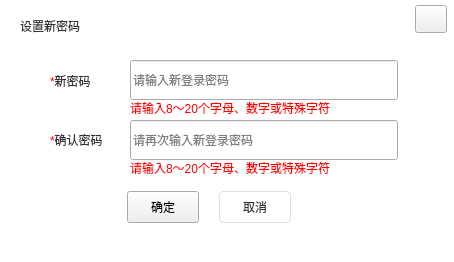
<?xml version="1.0" encoding="UTF-8"?>
<ui version="4.0">
 <class>SetPwdWidget</class>
 <widget class="QWidget" name="SetPwdWidget">
  <property name="geometry">
   <rect>
    <x>0</x>
    <y>0</y>
    <width>454</width>
    <height>262</height>
   </rect>
  </property>
  <property name="sizePolicy">
   <sizepolicy hsizetype="Fixed" vsizetype="Fixed">
    <horstretch>0</horstretch>
    <verstretch>0</verstretch>
   </sizepolicy>
  </property>
  <property name="minimumSize">
   <size>
    <width>454</width>
    <height>262</height>
   </size>
  </property>
  <property name="maximumSize">
   <size>
    <width>454</width>
    <height>262</height>
   </size>
  </property>
  <property name="windowTitle">
   <string>SetPwdWidget</string>
  </property>
  <property name="styleSheet">
   <string notr="true">QWidget#SetPwdWidget{background-color: rgb(255, 255, 255);border-radius:8px;}</string>
  </property>
  <widget class="QLabel" name="label">
   <property name="geometry">
    <rect>
     <x>20</x>
     <y>19</y>
     <width>91</width>
     <height>14</height>
    </rect>
   </property>
   <property name="sizePolicy">
    <sizepolicy hsizetype="Preferred" vsizetype="Fixed">
     <horstretch>0</horstretch>
     <verstretch>0</verstretch>
    </sizepolicy>
   </property>
   <property name="minimumSize">
    <size>
     <width>56</width>
     <height>14</height>
    </size>
   </property>
   <property name="maximumSize">
    <size>
     <width>100</width>
     <height>14</height>
    </size>
   </property>
   <property name="styleSheet">
    <string notr="true">font: 14px &quot;微软雅黑&quot;;
color:#333333;
border-bottom:0px;</string>
   </property>
   <property name="text">
    <string>设置新密码</string>
   </property>
  </widget>
  <widget class="QPushButton" name="closeButton">
   <property name="geometry">
    <rect>
     <x>415</x>
     <y>5</y>
     <width>32</width>
     <height>28</height>
    </rect>
   </property>
   <property name="sizePolicy">
    <sizepolicy hsizetype="Fixed" vsizetype="Fixed">
     <horstretch>0</horstretch>
     <verstretch>0</verstretch>
    </sizepolicy>
   </property>
   <property name="minimumSize">
    <size>
     <width>32</width>
     <height>28</height>
    </size>
   </property>
   <property name="maximumSize">
    <size>
     <width>32</width>
     <height>28</height>
    </size>
   </property>
   <property name="styleSheet">
    <string notr="true">QPushButton{border-image: url(:/EntCenterWidget/image/close.png);}
QPushButton:hover,pressed{border-image: url(:/EntCenterWidget/image/close_sel.png);};</string>
   </property>
   <property name="text">
    <string/>
   </property>
  </widget>
  <widget class="QLineEdit" name="lineEditNewPwd">
   <property name="geometry">
    <rect>
     <x>130</x>
     <y>60</y>
     <width>268</width>
     <height>40</height>
    </rect>
   </property>
   <property name="sizePolicy">
    <sizepolicy hsizetype="Fixed" vsizetype="Fixed">
     <horstretch>0</horstretch>
     <verstretch>0</verstretch>
    </sizepolicy>
   </property>
   <property name="minimumSize">
    <size>
     <width>268</width>
     <height>40</height>
    </size>
   </property>
   <property name="maximumSize">
    <size>
     <width>268</width>
     <height>40</height>
    </size>
   </property>
   <property name="styleSheet">
    <string notr="true">QLineEdit{border-radius:4px;color:rgba(51,51,51,1);border:1px solid rgb(222,222,222);font:14px 'Microsoft Yahei';padding-left:10px;}
QLineEdit:laceholder{color:rgba(51,51,51,1);}QLineEdit:focus{border:1px solid rgba(30,140,238,1);}
QLineEdit:disabled{background-color: rgb(247,248, 250);};</string>
   </property>
   <property name="text">
    <string/>
   </property>
   <property name="placeholderText">
    <string>请输入新登录密码</string>
   </property>
  </widget>
  <widget class="QPushButton" name="okButton">
   <property name="geometry">
    <rect>
     <x>127</x>
     <y>191</y>
     <width>72</width>
     <height>32</height>
    </rect>
   </property>
   <property name="sizePolicy">
    <sizepolicy hsizetype="Fixed" vsizetype="Fixed">
     <horstretch>0</horstretch>
     <verstretch>0</verstretch>
    </sizepolicy>
   </property>
   <property name="minimumSize">
    <size>
     <width>72</width>
     <height>32</height>
    </size>
   </property>
   <property name="maximumSize">
    <size>
     <width>72</width>
     <height>32</height>
    </size>
   </property>
   <property name="styleSheet">
    <string notr="true">QPushButton{background-color:qlineargradient(spread:pad, x1:0, y1:0, x2:1, y2:0, stop:0 rgba(2, 164, 253, 1), stop:1 rgba(31, 139, 237, 1));border-radius:4px;font: 14px &quot;微软雅黑&quot;;color:rgba(255, 255, 255, 1);}
			QPushButton:hover,pressed{ background-color: qlineargradient(spread:pad, x1:0, y1:0, x2:0, y2:1, stop:0 rgba(40, 178, 253, 1),stop:1 rgba(64, 156, 240, 1));
		  border-radius:4px;font: 14px &quot;微软雅黑&quot;;color:rgba(255, 255, 255, 1);}
QPushButton:disabled{ background-color:rgba(200,200,200,1);border-radius:4px;};</string>
   </property>
   <property name="text">
    <string>确定</string>
   </property>
  </widget>
  <widget class="QLineEdit" name="lineEditComfirmPwd">
   <property name="geometry">
    <rect>
     <x>130</x>
     <y>120</y>
     <width>268</width>
     <height>40</height>
    </rect>
   </property>
   <property name="sizePolicy">
    <sizepolicy hsizetype="Fixed" vsizetype="Fixed">
     <horstretch>0</horstretch>
     <verstretch>0</verstretch>
    </sizepolicy>
   </property>
   <property name="minimumSize">
    <size>
     <width>268</width>
     <height>40</height>
    </size>
   </property>
   <property name="maximumSize">
    <size>
     <width>268</width>
     <height>40</height>
    </size>
   </property>
   <property name="styleSheet">
    <string notr="true">QLineEdit{border-radius:4px;color:rgba(51,51,51,1);border:1px solid rgb(222,222,222);font:14px 'Microsoft Yahei';padding-left:10px;}
QLineEdit:laceholder{color:rgba(51,51,51,1);}QLineEdit:focus{border:1px solid rgba(30,140,238,1);}
QLineEdit:disabled{background-color: rgb(247,248, 250);};</string>
   </property>
   <property name="text">
    <string/>
   </property>
   <property name="placeholderText">
    <string>请再次输入新登录密码</string>
   </property>
  </widget>
  <widget class="QPushButton" name="cancelButton">
   <property name="geometry">
    <rect>
     <x>219</x>
     <y>191</y>
     <width>72</width>
     <height>32</height>
    </rect>
   </property>
   <property name="sizePolicy">
    <sizepolicy hsizetype="Fixed" vsizetype="Fixed">
     <horstretch>0</horstretch>
     <verstretch>0</verstretch>
    </sizepolicy>
   </property>
   <property name="minimumSize">
    <size>
     <width>72</width>
     <height>32</height>
    </size>
   </property>
   <property name="maximumSize">
    <size>
     <width>72</width>
     <height>32</height>
    </size>
   </property>
   <property name="styleSheet">
    <string notr="true">QPushButton{background-color:#FFFFFF;border-radius:4px;font:14px &quot;微软雅黑&quot;;color:#333333;border:1px solid #DEDEDE;}
QPushButton:hover,pressed{background-color:#F4F4F4;border-radius:4px;font:14px &quot;微软雅黑&quot;;color:#333333;}</string>
   </property>
   <property name="text">
    <string>取消</string>
   </property>
  </widget>
  <widget class="QLabel" name="label_4">
   <property name="geometry">
    <rect>
     <x>50</x>
     <y>125</y>
     <width>71</width>
     <height>30</height>
    </rect>
   </property>
   <property name="sizePolicy">
    <sizepolicy hsizetype="Preferred" vsizetype="Fixed">
     <horstretch>0</horstretch>
     <verstretch>0</verstretch>
    </sizepolicy>
   </property>
   <property name="minimumSize">
    <size>
     <width>56</width>
     <height>30</height>
    </size>
   </property>
   <property name="maximumSize">
    <size>
     <width>100</width>
     <height>30</height>
    </size>
   </property>
   <property name="styleSheet">
    <string notr="true">font: 14px &quot;微软雅黑&quot;;
color:#333333;
border-bottom:0px;</string>
   </property>
   <property name="text">
    <string>&lt;font color = red&gt;*&lt;/font&gt;&lt;font color =#333333&gt;确认密码&lt;/font&gt;</string>
   </property>
  </widget>
  <widget class="QLabel" name="label_3">
   <property name="geometry">
    <rect>
     <x>50</x>
     <y>66</y>
     <width>56</width>
     <height>30</height>
    </rect>
   </property>
   <property name="sizePolicy">
    <sizepolicy hsizetype="Preferred" vsizetype="Fixed">
     <horstretch>0</horstretch>
     <verstretch>0</verstretch>
    </sizepolicy>
   </property>
   <property name="minimumSize">
    <size>
     <width>56</width>
     <height>30</height>
    </size>
   </property>
   <property name="maximumSize">
    <size>
     <width>100</width>
     <height>30</height>
    </size>
   </property>
   <property name="styleSheet">
    <string notr="true">font: 14px &quot;微软雅黑&quot;;
color:#333333;
border-bottom:0px;</string>
   </property>
   <property name="text">
    <string>&lt;font color = red&gt;*&lt;/font&gt;&lt;font color =#333333&gt;新密码&lt;/font&gt;</string>
   </property>
  </widget>
  <widget class="QLabel" name="label_9">
   <property name="geometry">
    <rect>
     <x>130</x>
     <y>100</y>
     <width>211</width>
     <height>15</height>
    </rect>
   </property>
   <property name="sizePolicy">
    <sizepolicy hsizetype="Preferred" vsizetype="Fixed">
     <horstretch>0</horstretch>
     <verstretch>0</verstretch>
    </sizepolicy>
   </property>
   <property name="minimumSize">
    <size>
     <width>0</width>
     <height>15</height>
    </size>
   </property>
   <property name="maximumSize">
    <size>
     <width>16777215</width>
     <height>15</height>
    </size>
   </property>
   <property name="styleSheet">
    <string notr="true">font: 12px &quot;微软雅黑&quot;;
color: #ff0000;
border-bottom:0px;</string>
   </property>
   <property name="text">
    <string>请输入8～20个字母、数字或特殊字符</string>
   </property>
  </widget>
  <widget class="QLabel" name="label_10">
   <property name="geometry">
    <rect>
     <x>130</x>
     <y>160</y>
     <width>211</width>
     <height>15</height>
    </rect>
   </property>
   <property name="sizePolicy">
    <sizepolicy hsizetype="Preferred" vsizetype="Fixed">
     <horstretch>0</horstretch>
     <verstretch>0</verstretch>
    </sizepolicy>
   </property>
   <property name="minimumSize">
    <size>
     <width>0</width>
     <height>15</height>
    </size>
   </property>
   <property name="maximumSize">
    <size>
     <width>16777215</width>
     <height>15</height>
    </size>
   </property>
   <property name="styleSheet">
    <string notr="true">font: 12px &quot;微软雅黑&quot;;
color: #ff0000;
border-bottom:0px;</string>
   </property>
   <property name="text">
    <string>请输入8～20个字母、数字或特殊字符</string>
   </property>
  </widget>
 </widget>
 <layoutdefault spacing="6" margin="11"/>
 <resources>
  <include location="EntCenterWidget.qrc"/>
 </resources>
 <connections/>
</ui>
